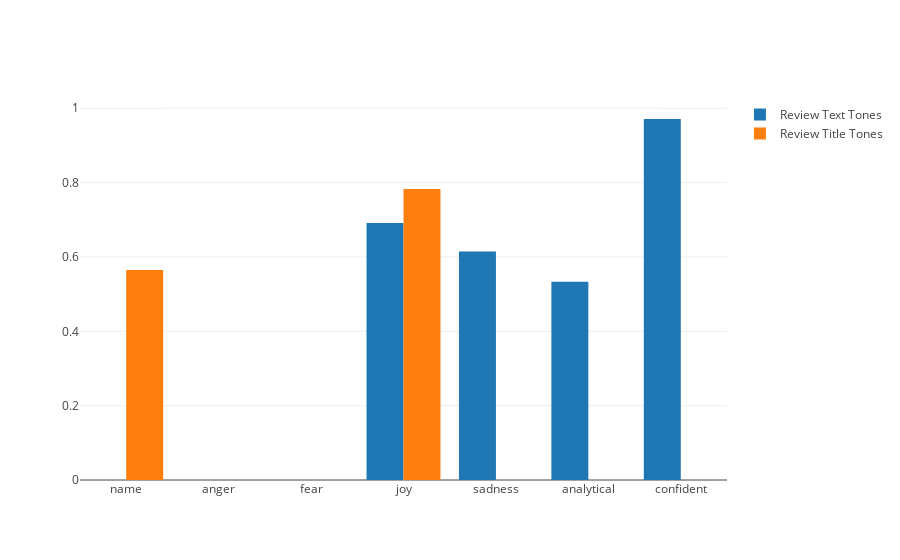

Notebook code for this chart:
### Code cell
# test 'La Quinta'
get_hotel_tone('La Quinta')

### Figure 1 — Plotly figure (JSON) as saved in the notebook; plotly's stock layout.template omitted (floating-point values rounded to 4 significant figures)
{"data": [{"name": "Review Text Tones", "type": "bar", "uid": "ad7b045f-4796-4dec-ad1d-6973345a1324", "x": ["name", "anger", "fear", "joy", "sadness", "analytical", "confident"], "y": ["La Quinta", 0, 0, 0.6915, 0.6144, 0.533, 0.9712]}, {"name": "Review Title Tones", "type": "bar", "uid": "ca02056b-783b-4361-bb4a-66ddfa702618", "x": ["name", "anger", "fear", "joy", "sadness", "analytical", "confident"], "y": [0.5649, 0, 0, 0.7826, 0, 0, 0, 0]}], "layout": {"barmode": "group"}}
